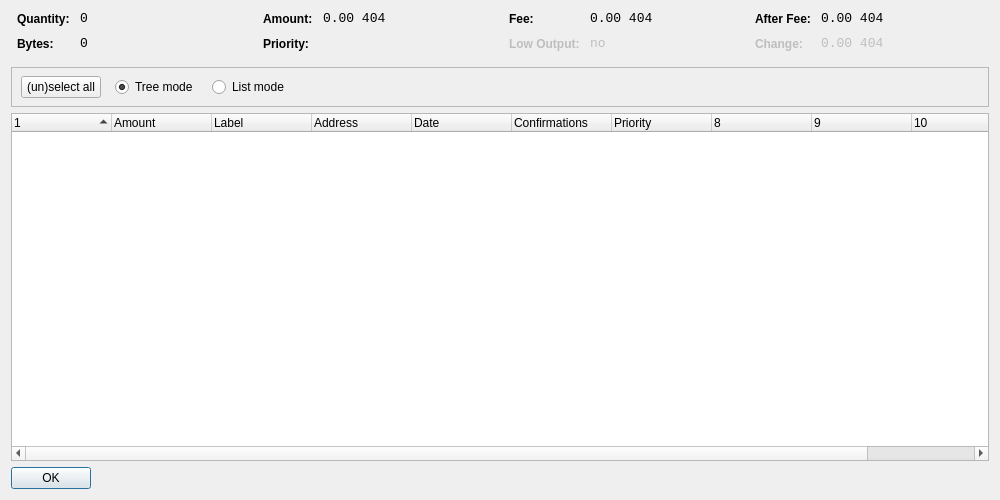
<?xml version="1.0" encoding="UTF-8"?>
<ui version="4.0">
 <class>CoinControlDialog</class>
 <widget class="QDialog" name="CoinControlDialog">
  <property name="geometry">
   <rect>
    <x>0</x>
    <y>0</y>
    <width>1000</width>
    <height>500</height>
   </rect>
  </property>
  <property name="windowTitle">
   <string>Coin Control</string>
  </property>
  <layout class="QVBoxLayout" name="verticalLayout">
   <item>
    <layout class="QHBoxLayout" name="horizontalLayoutTop" stretch="0,0,0,0">
     <property name="topMargin">
      <number>0</number>
     </property>
     <property name="bottomMargin">
      <number>10</number>
     </property>
     <item>
      <layout class="QFormLayout" name="formLayoutCoinControl1">
       <property name="horizontalSpacing">
        <number>10</number>
       </property>
       <property name="verticalSpacing">
        <number>10</number>
       </property>
       <property name="leftMargin">
        <number>6</number>
       </property>
       <property name="rightMargin">
        <number>6</number>
       </property>
       <item row="0" column="0">
        <widget class="QLabel" name="labelCoinControlQuantityText">
         <property name="styleSheet">
          <string notr="true">font-weight:bold;</string>
         </property>
         <property name="text">
          <string>Quantity:</string>
         </property>
        </widget>
       </item>
       <item row="0" column="1">
        <widget class="QLabel" name="labelCoinControlQuantity">
         <property name="font">
          <font>
           <family>Monospace</family>
           <pointsize>10</pointsize>
          </font>
         </property>
         <property name="cursor">
          <cursorShape>IBeamCursor</cursorShape>
         </property>
         <property name="contextMenuPolicy">
          <enum>Qt::ActionsContextMenu</enum>
         </property>
         <property name="text">
          <string notr="true">0</string>
         </property>
         <property name="textInteractionFlags">
          <set>Qt::LinksAccessibleByMouse|Qt::TextSelectableByKeyboard|Qt::TextSelectableByMouse</set>
         </property>
        </widget>
       </item>
       <item row="1" column="0">
        <widget class="QLabel" name="labelCoinControlBytesText">
         <property name="styleSheet">
          <string notr="true">font-weight:bold;</string>
         </property>
         <property name="text">
          <string>Bytes:</string>
         </property>
        </widget>
       </item>
       <item row="1" column="1">
        <widget class="QLabel" name="labelCoinControlBytes">
         <property name="font">
          <font>
           <family>Monospace</family>
           <pointsize>10</pointsize>
          </font>
         </property>
         <property name="cursor">
          <cursorShape>IBeamCursor</cursorShape>
         </property>
         <property name="contextMenuPolicy">
          <enum>Qt::ActionsContextMenu</enum>
         </property>
         <property name="text">
          <string notr="true">0</string>
         </property>
         <property name="textInteractionFlags">
          <set>Qt::LinksAccessibleByMouse|Qt::TextSelectableByKeyboard|Qt::TextSelectableByMouse</set>
         </property>
        </widget>
       </item>
      </layout>
     </item>
     <item>
      <layout class="QFormLayout" name="formLayoutCoinControl2">
       <property name="horizontalSpacing">
        <number>10</number>
       </property>
       <property name="verticalSpacing">
        <number>10</number>
       </property>
       <property name="leftMargin">
        <number>6</number>
       </property>
       <property name="rightMargin">
        <number>6</number>
       </property>
       <item row="0" column="0">
        <widget class="QLabel" name="labelCoinControlAmountText">
         <property name="styleSheet">
          <string notr="true">font-weight:bold;</string>
         </property>
         <property name="text">
          <string>Amount:</string>
         </property>
        </widget>
       </item>
       <item row="0" column="1">
        <widget class="QLabel" name="labelCoinControlAmount">
         <property name="font">
          <font>
           <family>Monospace</family>
           <pointsize>10</pointsize>
          </font>
         </property>
         <property name="cursor">
          <cursorShape>IBeamCursor</cursorShape>
         </property>
         <property name="contextMenuPolicy">
          <enum>Qt::ActionsContextMenu</enum>
         </property>
         <property name="text">
          <string notr="true">0.00 404</string>
         </property>
         <property name="textInteractionFlags">
          <set>Qt::LinksAccessibleByMouse|Qt::TextSelectableByKeyboard|Qt::TextSelectableByMouse</set>
         </property>
        </widget>
       </item>
       <item row="1" column="0">
        <widget class="QLabel" name="labelCoinControlPriorityText">
         <property name="styleSheet">
          <string notr="true">font-weight:bold;</string>
         </property>
         <property name="text">
          <string>Priority:</string>
         </property>
        </widget>
       </item>
       <item row="1" column="1">
        <widget class="QLabel" name="labelCoinControlPriority">
         <property name="font">
          <font>
           <family>Monospace</family>
           <pointsize>10</pointsize>
          </font>
         </property>
         <property name="cursor">
          <cursorShape>IBeamCursor</cursorShape>
         </property>
         <property name="contextMenuPolicy">
          <enum>Qt::ActionsContextMenu</enum>
         </property>
         <property name="text">
          <string/>
         </property>
         <property name="textInteractionFlags">
          <set>Qt::LinksAccessibleByMouse|Qt::TextSelectableByKeyboard|Qt::TextSelectableByMouse</set>
         </property>
        </widget>
       </item>
      </layout>
     </item>
     <item>
      <layout class="QFormLayout" name="formLayoutCoinControl3">
       <property name="horizontalSpacing">
        <number>10</number>
       </property>
       <property name="verticalSpacing">
        <number>10</number>
       </property>
       <property name="leftMargin">
        <number>6</number>
       </property>
       <property name="rightMargin">
        <number>6</number>
       </property>
       <item row="0" column="0">
        <widget class="QLabel" name="labelCoinControlFeeText">
         <property name="styleSheet">
          <string notr="true">font-weight:bold;</string>
         </property>
         <property name="text">
          <string>Fee:</string>
         </property>
        </widget>
       </item>
       <item row="0" column="1">
        <widget class="QLabel" name="labelCoinControlFee">
         <property name="font">
          <font>
           <family>Monospace</family>
           <pointsize>10</pointsize>
          </font>
         </property>
         <property name="cursor">
          <cursorShape>IBeamCursor</cursorShape>
         </property>
         <property name="contextMenuPolicy">
          <enum>Qt::ActionsContextMenu</enum>
         </property>
         <property name="text">
          <string notr="true">0.00 404</string>
         </property>
         <property name="textInteractionFlags">
          <set>Qt::LinksAccessibleByMouse|Qt::TextSelectableByKeyboard|Qt::TextSelectableByMouse</set>
         </property>
        </widget>
       </item>
       <item row="1" column="0">
        <widget class="QLabel" name="labelCoinControlLowOutputText">
         <property name="enabled">
          <bool>false</bool>
         </property>
         <property name="styleSheet">
          <string notr="true">font-weight:bold;</string>
         </property>
         <property name="text">
          <string>Low Output:</string>
         </property>
        </widget>
       </item>
       <item row="1" column="1">
        <widget class="QLabel" name="labelCoinControlLowOutput">
         <property name="enabled">
          <bool>false</bool>
         </property>
         <property name="font">
          <font>
           <family>Monospace</family>
           <pointsize>10</pointsize>
          </font>
         </property>
         <property name="cursor">
          <cursorShape>IBeamCursor</cursorShape>
         </property>
         <property name="contextMenuPolicy">
          <enum>Qt::ActionsContextMenu</enum>
         </property>
         <property name="text">
          <string notr="true">no</string>
         </property>
         <property name="textInteractionFlags">
          <set>Qt::LinksAccessibleByMouse|Qt::TextSelectableByKeyboard|Qt::TextSelectableByMouse</set>
         </property>
        </widget>
       </item>
      </layout>
     </item>
     <item>
      <layout class="QFormLayout" name="formLayoutCoinControl4">
       <property name="horizontalSpacing">
        <number>10</number>
       </property>
       <property name="verticalSpacing">
        <number>10</number>
       </property>
       <property name="leftMargin">
        <number>6</number>
       </property>
       <property name="rightMargin">
        <number>6</number>
       </property>
       <item row="0" column="0">
        <widget class="QLabel" name="labelCoinControlAfterFeeText">
         <property name="styleSheet">
          <string notr="true">font-weight:bold;</string>
         </property>
         <property name="text">
          <string>After Fee:</string>
         </property>
        </widget>
       </item>
       <item row="0" column="1">
        <widget class="QLabel" name="labelCoinControlAfterFee">
         <property name="font">
          <font>
           <family>Monospace</family>
           <pointsize>10</pointsize>
          </font>
         </property>
         <property name="cursor">
          <cursorShape>IBeamCursor</cursorShape>
         </property>
         <property name="contextMenuPolicy">
          <enum>Qt::ActionsContextMenu</enum>
         </property>
         <property name="text">
          <string notr="true">0.00 404</string>
         </property>
         <property name="textInteractionFlags">
          <set>Qt::LinksAccessibleByMouse|Qt::TextSelectableByKeyboard|Qt::TextSelectableByMouse</set>
         </property>
        </widget>
       </item>
       <item row="1" column="0">
        <widget class="QLabel" name="labelCoinControlChangeText">
         <property name="enabled">
          <bool>false</bool>
         </property>
         <property name="styleSheet">
          <string notr="true">font-weight:bold;</string>
         </property>
         <property name="text">
          <string>Change:</string>
         </property>
        </widget>
       </item>
       <item row="1" column="1">
        <widget class="QLabel" name="labelCoinControlChange">
         <property name="enabled">
          <bool>false</bool>
         </property>
         <property name="font">
          <font>
           <family>Monospace</family>
           <pointsize>10</pointsize>
          </font>
         </property>
         <property name="cursor">
          <cursorShape>IBeamCursor</cursorShape>
         </property>
         <property name="contextMenuPolicy">
          <enum>Qt::ActionsContextMenu</enum>
         </property>
         <property name="text">
          <string notr="true">0.00 404</string>
         </property>
         <property name="textInteractionFlags">
          <set>Qt::LinksAccessibleByMouse|Qt::TextSelectableByKeyboard|Qt::TextSelectableByMouse</set>
         </property>
        </widget>
       </item>
      </layout>
     </item>
    </layout>
   </item>
   <item>
    <widget class="QFrame" name="frame">
     <property name="minimumSize">
      <size>
       <width>0</width>
       <height>40</height>
      </size>
     </property>
     <property name="frameShape">
      <enum>QFrame::StyledPanel</enum>
     </property>
     <property name="frameShadow">
      <enum>QFrame::Sunken</enum>
     </property>
     <widget class="QWidget" name="horizontalLayoutWidget">
      <property name="geometry">
       <rect>
        <x>10</x>
        <y>0</y>
        <width>781</width>
        <height>41</height>
       </rect>
      </property>
      <layout class="QHBoxLayout" name="horizontalLayoutPanel" stretch="0,0,0,0,0">
       <property name="spacing">
        <number>14</number>
       </property>
       <item>
        <widget class="QPushButton" name="pushButtonSelectAll">
         <property name="sizePolicy">
          <sizepolicy hsizetype="Maximum" vsizetype="Fixed">
           <horstretch>0</horstretch>
           <verstretch>0</verstretch>
          </sizepolicy>
         </property>
         <property name="text">
          <string>(un)select all</string>
         </property>
        </widget>
       </item>
       <item>
        <widget class="QRadioButton" name="radioTreeMode">
         <property name="sizePolicy">
          <sizepolicy hsizetype="Maximum" vsizetype="Fixed">
           <horstretch>0</horstretch>
           <verstretch>0</verstretch>
          </sizepolicy>
         </property>
         <property name="text">
          <string>Tree mode</string>
         </property>
         <property name="checked">
          <bool>true</bool>
         </property>
        </widget>
       </item>
       <item>
        <widget class="QRadioButton" name="radioListMode">
         <property name="sizePolicy">
          <sizepolicy hsizetype="Maximum" vsizetype="Fixed">
           <horstretch>0</horstretch>
           <verstretch>0</verstretch>
          </sizepolicy>
         </property>
         <property name="text">
          <string>List mode</string>
         </property>
        </widget>
       </item>
       <item>
        <spacer name="horizontalSpacer">
         <property name="orientation">
          <enum>Qt::Horizontal</enum>
         </property>
         <property name="sizeHint" stdset="0">
          <size>
           <width>40</width>
           <height>20</height>
          </size>
         </property>
        </spacer>
       </item>
      </layout>
     </widget>
    </widget>
   </item>
   <item>
    <widget class="CoinControlTreeWidget" name="treeWidget">
     <property name="contextMenuPolicy">
      <enum>Qt::CustomContextMenu</enum>
     </property>
     <property name="sortingEnabled">
      <bool>false</bool>
     </property>
     <property name="columnCount">
      <number>11</number>
     </property>
     <attribute name="headerShowSortIndicator" stdset="0">
      <bool>true</bool>
     </attribute>
     <attribute name="headerStretchLastSection">
      <bool>false</bool>
     </attribute>
     <column>
      <property name="text">
       <string/>
      </property>
     </column>
     <column>
      <property name="text">
       <string>Amount</string>
      </property>
     </column>
     <column>
      <property name="text">
       <string>Label</string>
      </property>
     </column>
     <column>
      <property name="text">
       <string>Address</string>
      </property>
     </column>
     <column>
      <property name="text">
       <string>Date</string>
      </property>
     </column>
     <column>
      <property name="text">
       <string>Confirmations</string>
      </property>
      <property name="toolTip">
       <string>Confirmed</string>
      </property>
     </column>
     <column>
      <property name="text">
       <string>Priority</string>
      </property>
     </column>
     <column>
      <property name="text">
       <string/>
      </property>
     </column>
     <column>
      <property name="text">
       <string/>
      </property>
     </column>
     <column>
      <property name="text">
       <string/>
      </property>
     </column>
     <column>
      <property name="text">
       <string/>
      </property>
     </column>
    </widget>
   </item>
   <item>
    <widget class="QDialogButtonBox" name="buttonBox">
     <property name="sizePolicy">
      <sizepolicy hsizetype="Maximum" vsizetype="Fixed">
       <horstretch>0</horstretch>
       <verstretch>0</verstretch>
      </sizepolicy>
     </property>
     <property name="orientation">
      <enum>Qt::Horizontal</enum>
     </property>
     <property name="standardButtons">
      <set>QDialogButtonBox::Ok</set>
     </property>
    </widget>
   </item>
  </layout>
 </widget>
 <customwidgets>
  <customwidget>
   <class>CoinControlTreeWidget</class>
   <extends>QTreeWidget</extends>
   <header>coincontroltreewidget.h</header>
  </customwidget>
 </customwidgets>
 <resources/>
 <connections/>
</ui>
